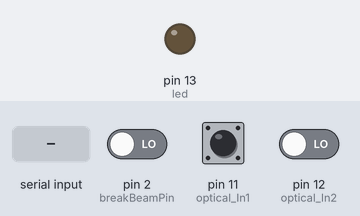
Bench run of a sketch on a simulated Arduino Uno, built with avr-gcc and run on an emulated ATmega328P. On the bench: output pins drawn as LEDs (lit = HIGH). The inputs (shaded band) are chosen by the test bench; at power-on: pin 2 (breakBeamPin) LOW, pin 11 (optical_In1) HIGH, pin 12 (optical_In2) LOW. Random numbers use the default seed unless the sketch sets one; pins used as bus, display or sensor lines are not drawn; what the sketch prints to the serial monitor is not drawn.

Above: at 1.2 s.
1.3 s: pin 2 (breakBeamPin) driven HIGH
2.8 s: "1" received over the second serial link
Timing chart, 0 to 5.8 s (numbered marks = the images above; inputs shaded):
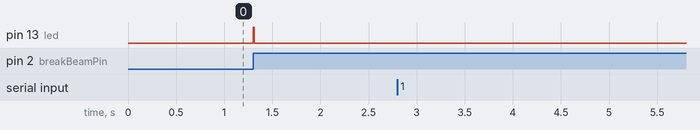

Measured:
- after the input at 1.3 s, pin 13 (led): LOW → HIGH at once, → LOW 0.01 s later
- after the input at 2.8 s, every drawn part: stays the same

The sketch:

Final_TwoBall_Code.ino
```cpp
#include <SoftwareSerial.h>


/*** ASSIGNING PIN NUMBERS FOR ARDUINO I/O ***/


//data variable stores data read from serial. Initialized to 255 to signify that the user is initially not looking at the other ball
int data = 255;

const int led = 13; //LED output for testing

const int breakBeamPin = 2; //digital input from breakbeam IR receiver
const int strobePin = 4; //digital output to strobe


//digital inputs from IR receivers
const int optical_In1 = 11;
const int optical_In2 = 12;
const int optical_In3 = 13;
const int RX = 8;
const int TX = 9;
//initialize software serial using pins 10,11
SoftwareSerial mySerial(RX,TX); //RX, TX
/*** ASSIGNING PIN NUMBERS FOR ARDUINO I/O ***/

/*** ASSIGNING THRESHOLDS TO BE USED IN CODE ***/
unsigned long STROBEFLASHTIME = 10;  //sets strobe 'on' time
const int CANDIDATETHRESHOLD = 50;  //sets minimum duration of candidate pulse
/*** ASSIGNING THRESHOLDS TO BE USED IN CODE***/

/*** ASSIGNING STATE VARIABLES ***/
bool breakbeam = false; //whether breakbeam has triggered
bool looking = false;   //whether user is looking at ball
bool looking_remote = false;
bool looking_local = false;
bool lookingtemp = false;
bool looking_change_local = true;

//states of individual 'looking' detectors
bool optical_In1_state = false;
bool optical_In2_state = false;
bool optical_In3_state = false;

/*** ASSIGNING STATE VARIABLES ***/

/*** ASSIGNING ADDITIONAL VARIABLES ***/
//these are accessed during interrupts
//they track timing of events using millis()
volatile unsigned long last_breakbeam_change = NULL;
volatile unsigned long now = NULL;

//these track timing of events using millis()
unsigned long candidate_change = NULL;      //time index of candidate 'looking' event

unsigned long next = NULL;                  //time index of next scheduled strobe flash
unsigned long last_breakbeam = NULL;  //time index of last time the breakbeam triggered a strobe flash
unsigned long last_flash = NULL;            //time index of last time any strobe flash was triggered

//this is an estimate of the spinning ball's period
unsigned long global_period = NULL;

//this is the state the ball collapses to if the user is looking. It is randomized each time
int collapsed_state = 0;
int collapsed_state_for_other_ball = 255;

//N is the number of strobe states desired when not looking
int N = 8;

//this ensures that an extra flash isn't scheduled when the ball returns close to the breakbeam position
int bonus_flash_counter = 0;
/*** ASSIGNING ADDITIONAL VARIABLES ***/

//this is called once, to configure the arduino before it runs the main program
void setup() {
  /*** ASSIGNING PINMODES ***/
  pinMode(optical_In1, INPUT);
  pinMode(optical_In2, INPUT);
  pinMode(optical_In3, INPUT);
  pinMode(breakBeamPin, INPUT);
  pinMode(RX,INPUT);
  pinMode(strobePin, OUTPUT);
  pinMode(led, OUTPUT);
  pinMode(TX,OUTPUT);
  /*** ASSIGNING PINMODES ***/

  //preparing random number generator (used for choosing different collapsed states when user is looking)
  randomSeed(analogRead(0));

  // Attaching interrupt to breakbeam pin so that 'breakBeamCheck' is triggered each time stick passes across beam.
  // Note that stick is off center, so that only one side of stick breaks beam
  // (thus, the breakbeam should trigger only once per revolution)
  attachInterrupt(digitalPinToInterrupt(breakBeamPin), breakBeamCheck, RISING); // was 'CHANGE'

  // Assigning initial values to output pins
  digitalWrite(strobePin, LOW);
  digitalWrite(led, LOW);

  //Serial is used for debugging. Not needed for final  code
  Serial.begin(9600);

  //begin mySerial, used for communication between two Arduinos
  mySerial.begin(115200);

  while(! Serial);
  Serial.println("Here we go!");
}

//this is the main loop, which is called endlessly
void loop() {
  //assign 'now' to current time, for consistency across all functions
  now = millis();

  //check if user is looking at the other ball
  checkOtherBall();


  //if data == 255, this means that the user is not looking at the other ball, meaning we should go ahead
  //and check if they are looking at this ball
  if(data == 255){
      //function to check if the user is looking at the ball or not
      looking_remote = false;
      lookingCheck();
  }
  //the user is looking at the other ball, so assume the opposing collapsed state as transmitted via serial
  else{
    looking_remote = true;
    collapsed_state = data;
  }
  looking = looking_local || looking_remote;

  if(looking_change_local == true){
     sendData();
     looking_change_local = false;
  }


   //function to schedule strobe flashes
  flashScheduler();

  //function to trigger strobe flashes
  flash();

}

void sendData(){
  if(looking_local == true){
            collapsed_state = int(random(0,N));

            //calculate the desired state of the other ball
            collapsed_state_for_other_ball = ((N / 2) + collapsed_state) % N;

            //send over the state of the other ball
            Serial.print("Sending: ");
            Serial.println(byte(collapsed_state_for_other_ball));
            mySerial.write(byte(collapsed_state_for_other_ball));
          // mySerial.write(byte(1));
  }
  else if(looking_local == false){
           Serial.print("Sending");
           Serial.println(byte(255));
            mySerial.write(byte(255));
  }
}
/*******/
//the checkOtherBall() function receives the opposing ball position via software serial when the user is looking at the other ball
/*******/

void checkOtherBall(){
  if(mySerial.available()){
    data = mySerial.read();
    Serial.print("reading data:");
    Serial.println(data);
   }
}

/*******/
//The breakBeamCheck() function is triggered via an interrupt and sets the 'breakbeam' state variable
/******/

void breakBeamCheck(){
  breakbeam = true;
}

/*******/
//The lookingCheck() function is called by the main loop
//It reads the state of the 3 optical detectors and determines whether they indicate that the user is looking at the ball
//Note that lookingCheck() uses the CANDIDATETHRESHOLD value to filter out spurious signals
/******/
void lookingCheck(){
   //read the optical inputs
  optical_In1_state = digitalRead(optical_In1);
  optical_In2_state = digitalRead(optical_In2);
  optical_In3_state = digitalRead(optical_In3);

  //perform logical OR of optical inputs, so that any one will trigger a change
  //note that the IR receiver outputs go low when a signal is present, so we invert each sensor's state to maintain the idea that 'true' = 'signal present'
  //also note that we only populate a temporary variable until the state change is verified as legitimate
   if(!optical_In1_state || !optical_In2_state || !optical_In3_state){
    lookingtemp = true;
  }
  else{
    lookingtemp = false;
  }
  //if the looking state has changed
  if(lookingtemp != looking_local){
    //and if there isn't a candidate change we're waiting to evaluate
    if(!candidate_change){
          //record a new candidate change
          candidate_change = now;
    }

    //if there is a candidate change already, and it it longer than the threshold
    if(((now - candidate_change) > CANDIDATETHRESHOLD)){
        //then there really is a change in looking state!
        //record the new time, and update looking state
        looking_change_local = true;
        looking_local = lookingtemp;
    }
  }
  //either nothing new has happened, or there was a very fast change between sensor reads
  //in either case, there probably wasn't a legitimate signal, so reset the candidate change (start looking for a new one)
  else if(looking_local == lookingtemp){
    candidate_change = NULL;
  }
}


/*******/
//The flashScheduler() function is called by the main loop
//It decides when the next strobe flash should happen, based on the breakbeam and 'looking' states
/******/
void flashScheduler(){
  //if the breakbeam is triggered, the next flash to schedule is /always/ 'now', whether or not the person is looking
  if(breakbeam){
          //if the breakbeam has flashed at least once before, then calculate the ball's period
          if(last_breakbeam){
                    global_period = now - last_breakbeam;
          }
          //schedule a flash, update the last breakbeam flash time, and reset breakbeam state

          last_breakbeam = now;
          breakbeam = false;


          if(!looking){
            next = now;
          }
          else{
            next = now + global_period / N * collapsed_state;
          }

          bonus_flash_counter = 0;
  }
  //if breakbeam wasn't triggered, schedule 'superposition state' flashes, only if user isn't looking
  //also make sure there isn't a breakbeam flash about to happen, and that the ball's period has been determined
  else if((!looking) && global_period && (!next) && (bonus_flash_counter < (N-1))){
     next = last_flash + global_period / N;     //add flash corresponding to next of N superposition states
     bonus_flash_counter = bonus_flash_counter + 1;
  }

}

/*******/
//The flash() function is called by the main loop
//It controls the 'on' time when the strobe is flashed, so that the lighting effect is consistent
//Note that it references STROBEFLASHTIME, which sets the minimum flash 'on' time
/******/
void flash(){
  //if a flash has been scheduled
  if(next){
        //and it's time for the strobe to be on
        if(now >= next){
          //turn the strobe on and update the last flash time
           digitalWrite(strobePin, HIGH);
           digitalWrite(led, HIGH);
           last_flash = next;

        }
       //or it's time for the strobe to be off (minimum 'on' time has elapsed)
        if(now >= (STROBEFLASHTIME + next)){
           //turn the strobe off, and clear 'next', which indicates no new flashes are scheduled
           digitalWrite(strobePin, LOW);
           digitalWrite(led, LOW);
           next = NULL;
        }
  }
}
```
